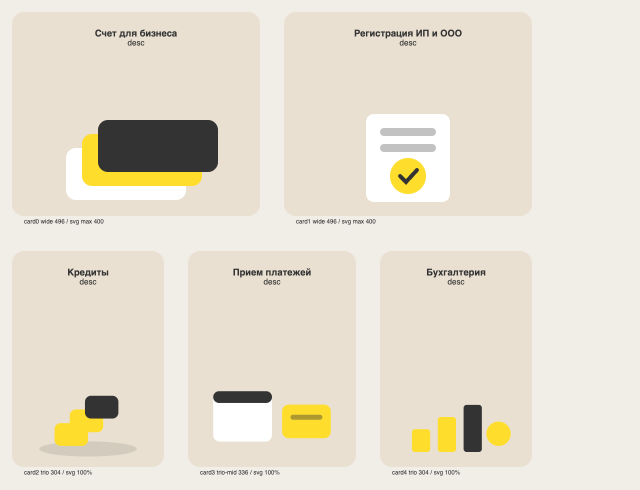
#> input picture .playwright-cli/verify/promo-card-10-3/render_probe_shot.png, 1280 x 980 px, found by its file name (shown at 1/2 size)
$ python probe_c3_render_verify.py
#> lines starting #> are read from the running program, lines starting #| are printed output that depends on the picture; after the words box and inside, x2 and y2 are one past the last pixel; in counts of white or black regions, pixels touching at a corner belong together
"""Probe C step 3: measure RENDERED bentoArt ink bboxes and verify vs extraction + reference."""
import numpy as np
from PIL import Image

img = Image.open('.playwright-cli/verify/promo-card-10-3/render_probe_shot.png').convert('RGB')
#> img is the input picture: PIL image 1280x980 RGB; mean R, G, B 230.8, 224, 209.4
a = np.array(img)
H, W = a.shape[:2]
#> H = 980; W = 1280
print(f'render shot: {W}x{H}')
#| render shot: 1280x980

pagebg = np.array([241, 238, 232])
notbg = np.abs(a.astype(int) - pagebg.astype(int)).sum(axis=2) > 24
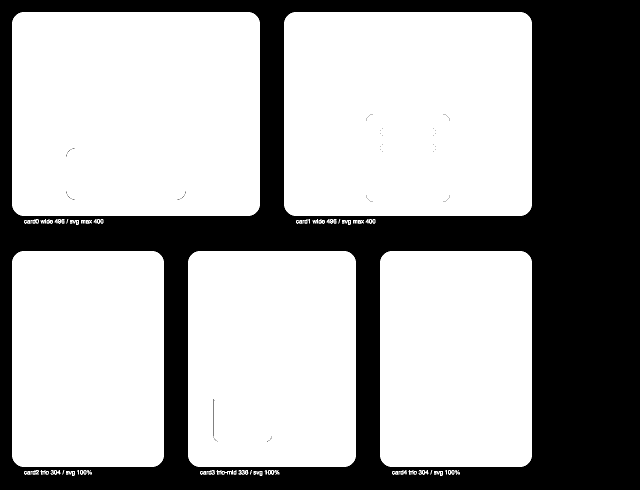
#> notbg: shape (980, 1280) bool (shown at 1/2 size); 64.9% white; 176 black regions (174 under 20 px), largest, box (x1, y1, x2, y2) and area: (0, 0, 1280, 980) 440079, (426, 798, 427, 873) 75

def runs_of(mask):
    out, start = [], None
    for i, v in enumerate(mask):
        if v and start is None:
            start = i
        elif not v and start is not None:
            out.append((start, i - 1))
            start = None
    if start is not None:
        out.append((start, len(mask) - 1))
    return out

# Card components (5 cards, labels below each are page bg)
rowbg = (~notbg).mean(axis=1)
#> rowbg = 980 values, max 1 at index 0, min 0.225 at index 43, mean 0.351
bands = [r for r in runs_of(rowbg < 0.99) if r[1] - r[0] > 150]
#> the loop in runs_of, `for i, v in enumerate(mask):` made 980 passes
#> v on passes 1 to 12: False, False, False, False, False, False, False, False, False, False, False, False
#> after the loop in runs_of, `for i, v in enumerate(mask):`: out = [(24, 431), (438, 447), (502, 933), (940, 951)]
#> bands = [(24, 431), (502, 933)]
print('bands:', bands)
#| bands: [(24, 431), (502, 933)]
cards = []
for (by0, by1) in bands:
    sub = notbg[by0:by1 + 1]
    cols = [c for c in runs_of(sub.mean(axis=0) > 0.5) if c[1] - c[0] > 200]
    for (cx0, cx1) in cols:
        cards.append((by0, by1, cx0, cx1))
#> this loop made 2 passes
#> (by0, by1, cols) on passes 1 to 2: (24, 431, [(24, 519), (568, 1063)]), (502, 933, [(24, 327), (376, 711), (760, 1063)])
#> pass 1, `sub = notbg[by0:by1 + 1]`:
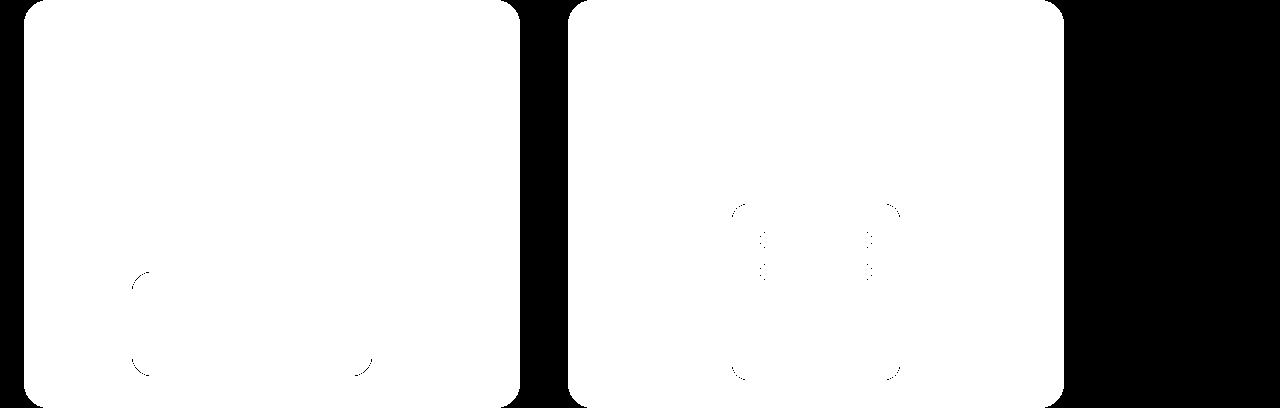
#> sub: shape (408, 1280) bool; 77.3% white; 68 black regions (65 under 20 px), largest, box (x1, y1, x2, y2) and area: (1045, 0, 1280, 408) 88378, (501, 0, 587, 408) 20084, (0, 0, 43, 408) 10042
#> pass 2, `sub = notbg[by0:by1 + 1]`:
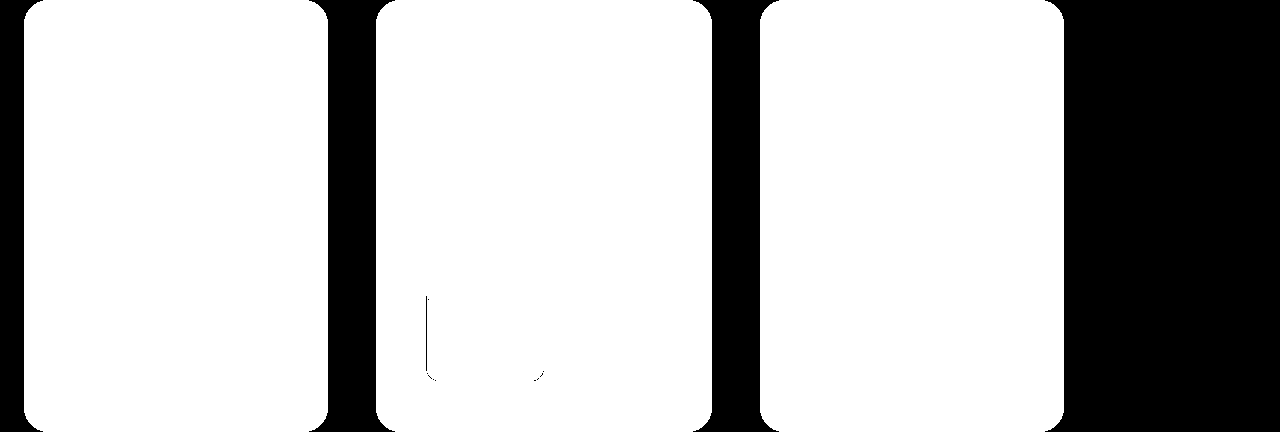
#> sub: shape (432, 1280) bool; 73.5% white; 14 black regions (9 under 20 px), largest, box (x1, y1, x2, y2) and area: (1045, 0, 1280, 432) 93562, (309, 0, 395, 432) 21236, (693, 0, 779, 432) 21236, (0, 0, 43, 432) 10618, (426, 296, 427, 371) 75
#> after the loop, cards = [(24, 431, 24, 519), (24, 431, 568, 1063), (502, 933, 24, 327), (502, 933, 376, 711), (502, 933, 760, 1063)]
print('cards:', cards)
#| cards: [(24, 431, 24, 519), (24, 431, 568, 1063), (502, 933, 24, 327), (502, 933, 376, 711), (502, 933, 760, 1063)]

fill = np.array([233, 224, 209])
for idx, (y0, y1, x0, x1) in enumerate(cards):
    card = a[y0:y1 + 1, x0:x1 + 1]
    ch, cw = card.shape[:2]
    d = np.abs(card.astype(int) - fill.astype(int)).sum(axis=2)
    ink = d > 30
    # art zone = trailing band (below the desc text)
    rowink = ink.sum(axis=1)
    inked = set(np.where(rowink > cw * 0.02)[0].tolist())
    ay1 = ch - 1
    while ay1 not in inked:
        ay1 -= 1
    ay0 = ay1
    while (ay0 - 1) in inked:
        ay0 -= 1
    zone = ink[ay0:ay1 + 1]
    zs = np.where(zone.any(axis=0))[0]
    print(f'card {idx}: {cw}x{ch} | zone rows {ay0}-{ay1} h={ay1-ay0+1} | zone reach x[{zs.min()},{zs.max()}] of {cw}')
#> this loop made 5 passes
#> (y0, y1, x0, x1, ch, cw) on passes 1 to 5: (24, 431, 24, 519, 408, 496), (24, 431, 568, 1063, 408, 496), (502, 933, 24, 327, 432, 304), (502, 933, 376, 711, 432, 336), (502, 933, 760, 1063, 432, 304)
#| card 0: 496x408 | zone rows 398-407 h=10 | zone reach x[0,495] of 496
#| card 1: 496x408 | zone rows 398-407 h=10 | zone reach x[0,495] of 496
#| card 2: 304x432 | zone rows 421-431 h=11 | zone reach x[0,303] of 304
#| card 3: 336x432 | zone rows 421-431 h=11 | zone reach x[0,335] of 336
#| card 4: 304x432 | zone rows 421-431 h=11 | zone reach x[0,303] of 304
#> pass 1, `card = a[y0:y1 + 1, x0:x1 + 1]`:
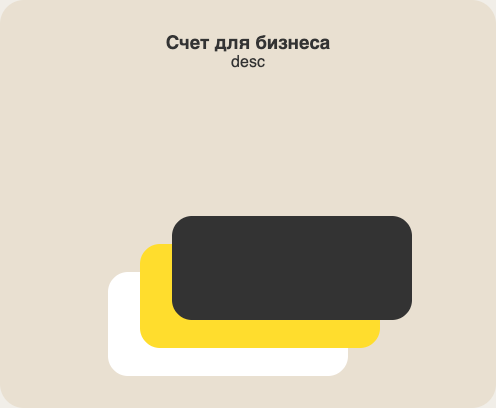
#> card: shape (408, 496, 3); mean R, G, B 211.9, 203.3, 183.8
#> pass 1, `d = np.abs(card.astype(int) - fill.astype(int)).sum(axis=2)`:
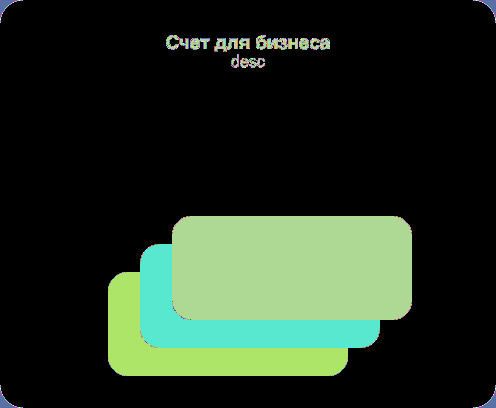
#> d: shape (408, 496) int64; 198 distinct labels, from 0 to 513; one colour per label, 0 black
#> pass 1, `ink = d > 30`:
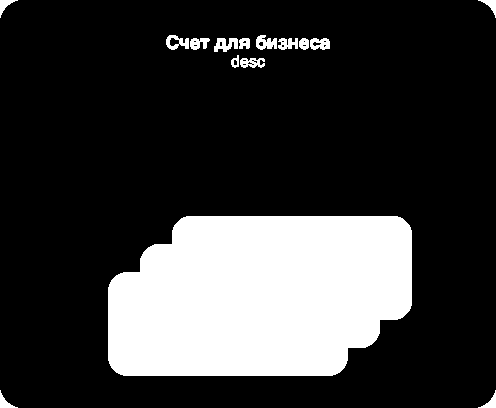
#> ink: shape (408, 496) bool; 22.1% white; 15 white regions, largest, box (x1, y1, x2, y2) and area: (108, 216, 412, 376) 42646, (214, 38, 238, 52) 221, (256, 35, 277, 50) 210
#> pass 2, `card = a[y0:y1 + 1, x0:x1 + 1]`:
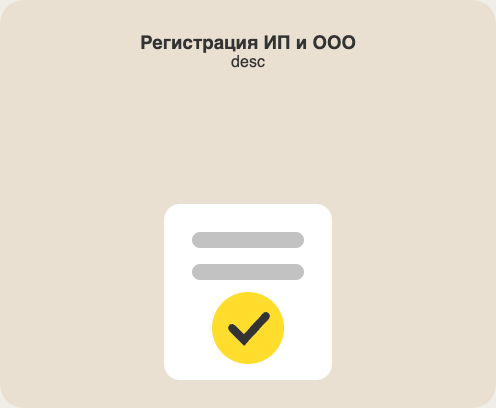
#> card: shape (408, 496, 3); mean R, G, B 233.4, 225.2, 209.3
